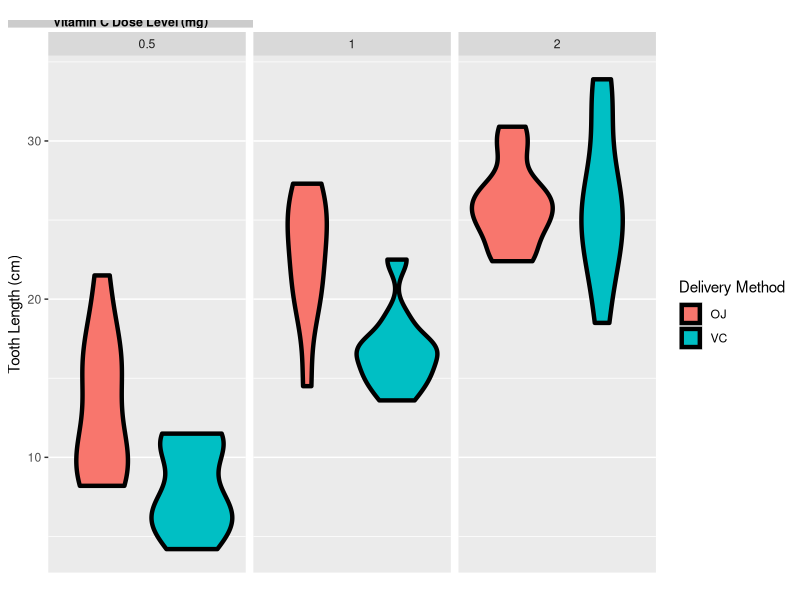

This figure's R source: (Note: this script raises an error after producing the figure.)
## ---- chunk 1
library(ggplot2)
library(gtable)
library(grid)
library(dplyr)
library(knitr)

xlab <- "Delivery Method"
ylab <- "Tooth Length (cm)"
flab <- "Vitamin C Dose Level (mg)"
g <- ggplot(data = ToothGrowth, aes(x = factor(supp), y = len, fill = supp)) + 
        scale_fill_discrete(name = xlab)
g <- g + geom_violin(col = "black", size = 1.5) + facet_wrap(~ dose) + 
        scale_x_discrete(breaks=NULL)
g <- g + xlab("") + ylab(ylab)
z <- ggplotGrob(g)
z <- gtable_add_rows(z, unit(1, "lines"), pos = 0)
z <- gtable_add_grob(z, 
              list(rectGrob(gp = gpar(col = NA, fill = gray(0.8), size = .5)),
                   textGrob(flab, vjust = .27, 
                            gp = gpar(cex = .75, fontface = "bold", 
                                      col = "black"))), 2, 4, 2, 10, 
              name = c("a", "b"))
z <- gtable_add_rows(z, unit(2/10, "line"), 2)
grid.newpage()
grid.draw(z)

## ---- chunk 2
t.test(data = ToothGrowth, len ~ supp, paired = F, var.equal = F)
## ---- chunk 3
data(ToothGrowth)
teeth_05_10 <- filter(ToothGrowth, dose == 0.5 | dose == 1.0)
teeth_05_20 <- filter(ToothGrowth, dose == 0.5 | dose == 2.0)
teeth_10_20 <- filter(ToothGrowth, dose == 1.0 | dose == 2.0)

ttest_05_10 <- t.test(len ~ dose, data = teeth_05_10, paired = F, var.equal = F)
ttest_05_20 <- t.test(len ~ dose, data = teeth_05_20, paired = F, var.equal = F)
ttest_10_20 <- t.test(len ~ dose, data = teeth_10_20, paired = F, var.equal = F)

library(xtable)
sumtable <- data.frame(dose.levels = c("0.5mg-1.0mg", "0.5mg-2.0mg", 
                                      "1.0mg-2.0mg"), 
                 t.statistic = c(ttest_05_10$statistic, ttest_05_20$statistic, ttest_10_20$statistic), 
                 p.value = c(ttest_05_10$p.value,ttest_05_20$p.value,ttest_10_20$p.value), 
                 conf.int.lower = c(ttest_05_10$conf.int[1], ttest_05_20$conf.int[1], ttest_10_20$conf.int[1]), 
                 conf.int.upper = c(ttest_05_10$conf.int[2], ttest_05_20$conf.int[2], ttest_10_20$conf.int[2]))
print(xtable(sumtable), comment=F)
## ---- chunk 4
data(ToothGrowth)
teeth_05 <- filter(ToothGrowth, dose == 0.5)
teeth_10 <- filter(ToothGrowth, dose == 1.0)
teeth_20 <- filter(ToothGrowth, dose == 2.0)

ttest_05 <- t.test(len ~ supp, data = teeth_05, paired = F, var.equal = F)
ttest_10 <- t.test(len ~ supp, data = teeth_10, paired = F, var.equal = F)
ttest_20 <- t.test(len ~ supp, data = teeth_20, paired = F, var.equal = F)
sumtable <- data.frame(dose.level = c("0.5mg", "1.0mg", 
                                      "2.0mg"), 
                       t.statistic = c(ttest_05$statistic, ttest_10$statistic, ttest_20$statistic), 
                       p.value = c(ttest_05$p.value, ttest_10$p.value, ttest_20$p.value), 
                       conf.int.lower = c(ttest_05$conf.int[1], ttest_10$conf.int[1], ttest_20$conf.int[1]), 
                       conf.int.upper = c(ttest_05$conf.int[2], ttest_10$conf.int[2], ttest_20$conf.int[2]))
print(xtable(sumtable), comment=F)
## ---- chunk 5
data(ToothGrowth)
ToothGrowth$supp <- factor(ToothGrowth$supp, 
                              levels = c("VC", "OJ"), 
                              labels = c("Ascorbic Acid", "Orange Juice"))

## ---- chunk 6

## ---- chunk 7

